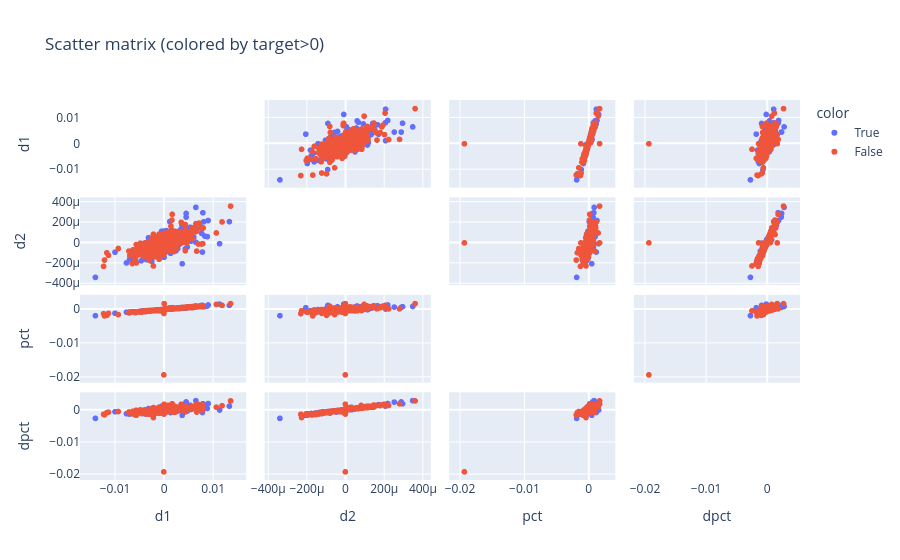
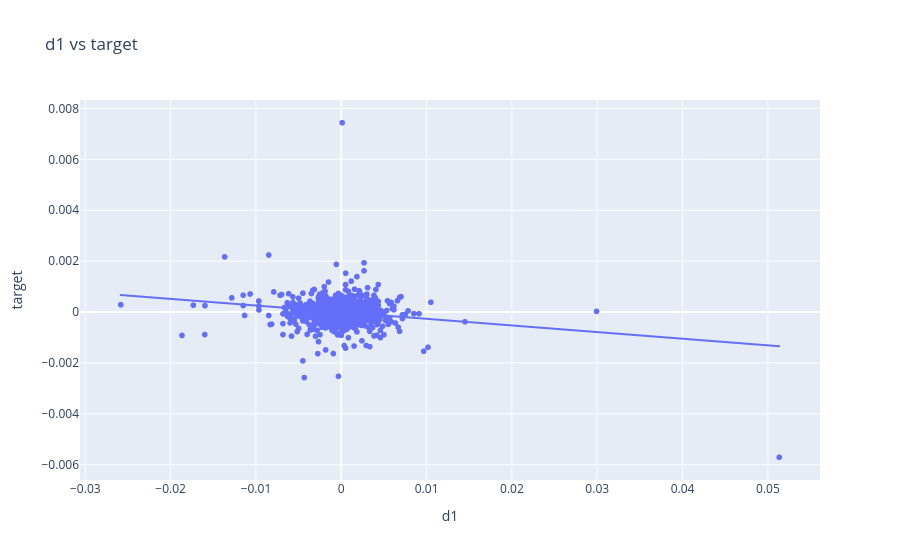
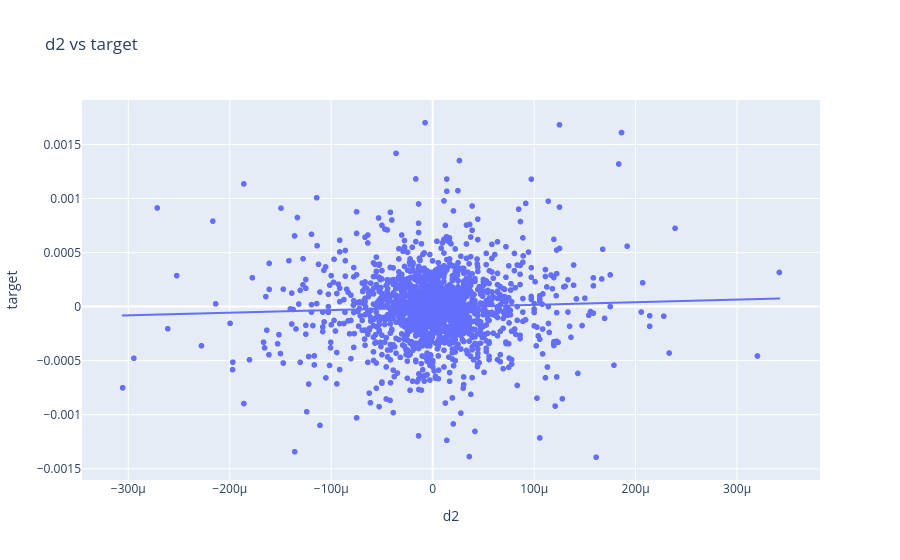
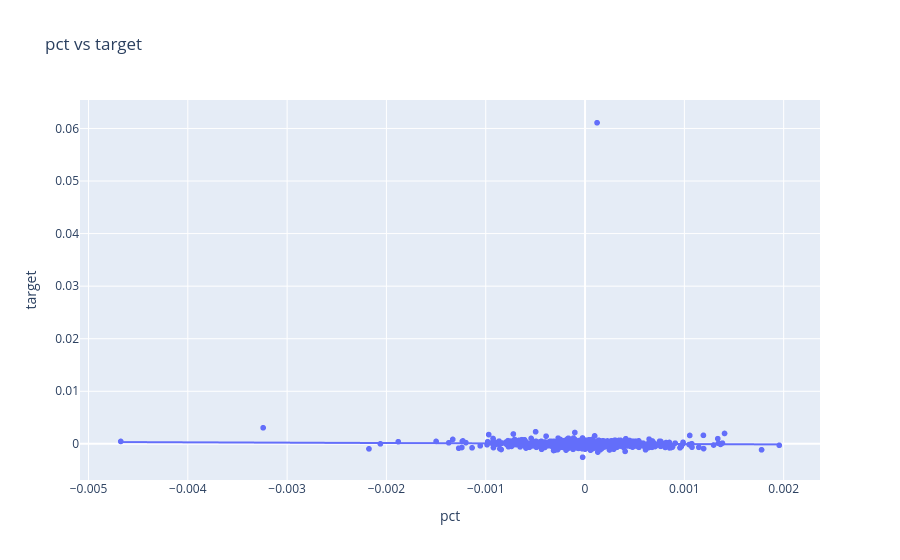

Write notebook code for charts like these, in order.
### Code cell
# ensure 'result' exists
cols = ['d1','d2','pct','dpct','target']
missing = [c for c in cols if c not in result.columns]
if missing:
    raise KeyError(f"Missing expected columns in result: {missing}")

# compute correlations (Pearson + Spearman)
corr_pearson = result[cols].corr(method='pearson')
corr_spearman = result[cols].corr(method='spearman')

print('Pearson correlations:\n', corr_pearson)
print('\nSpearman correlations:\n', corr_spearman)

# seaborn heatmap for Pearson
plt.figure(figsize=(8,6))
sns.heatmap(corr_pearson, annot=True, fmt='.3f', cmap='coolwarm')
plt.title('Pearson Correlation - Engineered features vs target')
plt.show()

# pairplot on a sample to avoid overplotting
sample = result[cols].dropna().sample(min(2000, len(result)))
sns.pairplot(sample)
plt.suptitle('Pairplot of sample (<=2000 rows)', y=1.02)
plt.show()

# interactive scatter matrix with plotly (sampled)
fig = px.scatter_matrix(sample, dimensions=['d1','d2','pct','dpct'], color=sample['target']>0, title='Scatter matrix (colored by target>0)')
fig.update_traces(diagonal_visible=False)
fig.show()

# scatter plots of each feature vs target
for f in ['d1','d2','pct','dpct']:
    fig = px.scatter(result.sample(min(2000, len(result))).dropna(), x=f, y='target', trendline='ols', title=f'{f} vs target')
    fig.show()

### Figure 1 — Plotly figure (JSON) as saved in the notebook; plotly's stock layout.template omitted (floating-point values rounded to 4 significant figures; data arrays with more than 128 entries replaced by an {"elided": "..."} marker saying what was removed)
{"data": [{"diagonal": {"visible": false}, "dimensions": [{"axis": {"matches": true}, "label": "d1", "values": {"elided": "992 float values"}}, {"axis": {"matches": true}, "label": "d2", "values": {"elided": "992 float values"}}, {"axis": {"matches": true}, "label": "pct", "values": {"elided": "992 float values"}}, {"axis": {"matches": true}, "label": "dpct", "values": {"elided": "992 float values"}}], "hovertemplate": "color=True<br>%{xaxis.title.text}=%{x}<br>%{yaxis.title.text}=%{y}<extra></extra>", "legendgroup": "True", "marker": {"color": "#636efa", "symbol": "circle"}, "name": "True", "showlegend": true, "type": "splom"}, {"diagonal": {"visible": false}, "dimensions": [{"axis": {"matches": true}, "label": "d1", "values": {"elided": "1008 float values"}}, {"axis": {"matches": true}, "label": "d2", "values": {"elided": "1008 float values"}}, {"axis": {"matches": true}, "label": "pct", "values": {"elided": "1008 float values"}}, {"axis": {"matches": true}, "label": "dpct", "values": {"elided": "1008 float values"}}], "hovertemplate": "color=False<br>%{xaxis.title.text}=%{x}<br>%{yaxis.title.text}=%{y}<extra></extra>", "legendgroup": "False", "marker": {"color": "#EF553B", "symbol": "circle"}, "name": "False", "showlegend": true, "type": "splom"}], "layout": {"dragmode": "select", "legend": {"title": {"text": "color"}, "tracegroupgap": 0}, "title": {"text": "Scatter matrix (colored by target>0)"}}}

### Figure 2 — Plotly figure (JSON) as saved in the notebook; plotly's stock layout.template omitted (floating-point values rounded to 4 significant figures; data arrays with more than 128 entries replaced by an {"elided": "..."} marker saying what was removed)
{"data": [{"hovertemplate": "d1=%{x}<br>target=%{y}<extra></extra>", "legendgroup": "", "marker": {"color": "#636efa", "symbol": "circle"}, "mode": "markers", "name": "", "showlegend": false, "type": "scattergl", "x": {"elided": "2000 float values"}, "xaxis": "x", "y": {"elided": "2000 float values"}, "yaxis": "y"}, {"hovertemplate": "<b>OLS trendline</b><br>target = -0.0260678 * d1 + -5.63353e-06<br>R<sup>2</sup>=0.035162<br><br>d1=%{x}<br>target=%{y} <b>(trend)</b><extra></extra>", "legendgroup": "", "marker": {"color": "#636efa", "symbol": "circle"}, "mode": "lines", "name": "", "showlegend": false, "type": "scattergl", "x": {"elided": "2000 float values"}, "xaxis": "x", "y": {"elided": "2000 float values"}, "yaxis": "y"}], "layout": {"legend": {"tracegroupgap": 0}, "title": {"text": "d1 vs target"}, "xaxis": {"anchor": "y", "domain": [0, 1], "title": {"text": "d1"}}, "yaxis": {"anchor": "x", "domain": [0, 1], "title": {"text": "target"}}}}

### Figure 3 — Plotly figure (JSON) as saved in the notebook; plotly's stock layout.template omitted (floating-point values rounded to 4 significant figures; data arrays with more than 128 entries replaced by an {"elided": "..."} marker saying what was removed)
{"data": [{"hovertemplate": "d2=%{x}<br>target=%{y}<extra></extra>", "legendgroup": "", "marker": {"color": "#636efa", "symbol": "circle"}, "mode": "markers", "name": "", "showlegend": false, "type": "scattergl", "x": {"elided": "2000 float values"}, "xaxis": "x", "y": {"elided": "2000 float values"}, "yaxis": "y"}, {"hovertemplate": "<b>OLS trendline</b><br>target = 0.242508 * d2 + -7.99752e-06<br>R<sup>2</sup>=0.001889<br><br>d2=%{x}<br>target=%{y} <b>(trend)</b><extra></extra>", "legendgroup": "", "marker": {"color": "#636efa", "symbol": "circle"}, "mode": "lines", "name": "", "showlegend": false, "type": "scattergl", "x": {"elided": "2000 float values"}, "xaxis": "x", "y": {"elided": "2000 float values"}, "yaxis": "y"}], "layout": {"legend": {"tracegroupgap": 0}, "title": {"text": "d2 vs target"}, "xaxis": {"anchor": "y", "domain": [0, 1], "title": {"text": "d2"}}, "yaxis": {"anchor": "x", "domain": [0, 1], "title": {"text": "target"}}}}

### Figure 4 — Plotly figure (JSON) as saved in the notebook; plotly's stock layout.template omitted (floating-point values rounded to 4 significant figures; data arrays with more than 128 entries replaced by an {"elided": "..."} marker saying what was removed)
{"data": [{"hovertemplate": "pct=%{x}<br>target=%{y}<extra></extra>", "legendgroup": "", "marker": {"color": "#636efa", "symbol": "circle"}, "mode": "markers", "name": "", "showlegend": false, "type": "scattergl", "x": {"elided": "2000 float values"}, "xaxis": "x", "y": {"elided": "2000 float values"}, "yaxis": "y"}, {"hovertemplate": "<b>OLS trendline</b><br>target = -0.0661665 * pct + 2.66993e-05<br>R<sup>2</sup>=0.000235<br><br>pct=%{x}<br>target=%{y} <b>(trend)</b><extra></extra>", "legendgroup": "", "marker": {"color": "#636efa", "symbol": "circle"}, "mode": "lines", "name": "", "showlegend": false, "type": "scattergl", "x": {"elided": "2000 float values"}, "xaxis": "x", "y": {"elided": "2000 float values"}, "yaxis": "y"}], "layout": {"legend": {"tracegroupgap": 0}, "title": {"text": "pct vs target"}, "xaxis": {"anchor": "y", "domain": [0, 1], "title": {"text": "pct"}}, "yaxis": {"anchor": "x", "domain": [0, 1], "title": {"text": "target"}}}}
